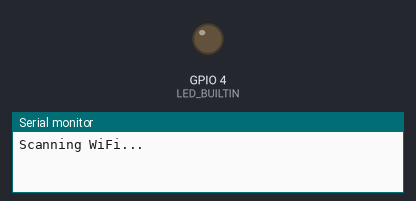
Bench run of a sketch on a simulated ESP32. Parts: output pins drawn as LEDs (lit = HIGH), the last lines printed to the serial monitor. WiFi joins after 1.5 s; servers stay silent unless stated; a WiFi scan finds three made-up networks.

Above: at 1.7 s.
At 23.7 s:
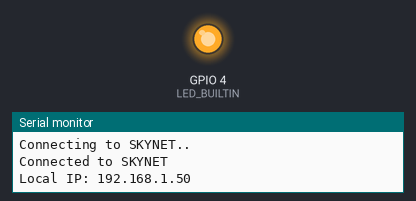
Timing chart, 0 to 25.2 s (numbered marks = the images above):
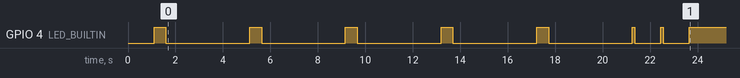

The sketch:

wifi.ino
```cpp
#include <WiFi.h>
#include "utils-wifi.h"

/*
WIFI_SCANNING: The LED blinks slowly (500 ms on/off).
WIFI_CONNECTING: The LED blinks quickly (100 ms on/off).
WIFI_CONNECTED: The LED is solid on.
WIFI_FAILED: The LED shows an error pattern (three quick flashes).
*/

/* const char targetSSID[] = "Neuralink";
const char targetPassword[] = "Neuron@2718"; */

const char targetSSID[] = "SKYNET";
const char targetPassword[] = "thehacker@678934";

void setup() {
  Serial.begin(115200);
  connectWifi(targetSSID, targetPassword);
}

void loop() {
  // If WiFi disconnects, try to reconnect.
  if (!isWifiConnected()) {
    Serial.println("\nWiFi disconnected. Reconnecting...");
    connectWifi(targetSSID, targetPassword);
  }
}
```

utils-wifi.cpp
```cpp
#include "utils-wifi.h"

void updateStatusLed(uint8_t state) {
  if (state == WIFI_SCANNING) {
    digitalWrite(LED_BUILTIN, HIGH);
    delay(500);
    digitalWrite(LED_BUILTIN, LOW);
    delay(500);
  } else if (state == WIFI_CONNECTING) {
    digitalWrite(LED_BUILTIN, HIGH);
    delay(100);
    digitalWrite(LED_BUILTIN, LOW);
    delay(100);
  } else if (state == WIFI_CONNECTED) {
    digitalWrite(LED_BUILTIN, HIGH);
  } else if (state == WIFI_FAILED) {
    for (int i = 0; i < 3; i++) {
      digitalWrite(LED_BUILTIN, HIGH);
      delay(100);
      digitalWrite(LED_BUILTIN, LOW);
      delay(100);
    }
    delay(500);
  }
}

IPAddress connectWifi(const char* SSID, const char* Password) {
  delay(1000);
  pinMode(LED_BUILTIN, OUTPUT);

  WiFi.mode(WIFI_STA);
  WiFi.disconnect();
  delay(100);

  int retry = 0;
  bool targetFound = false;

  Serial.println("\nScanning WiFi...");

  while (!targetFound && retry < MAX_RETRIES) {
    updateStatusLed(WIFI_SCANNING);
    int n = WiFi.scanNetworks();
    Serial.println("\nFound " + String(n) + " networks.");

    for (int i = 0; i < n; i++) {
      String ssid = WiFi.SSID(i);
      Serial.println(String(ssid) + " (" + String(WiFi.RSSI(i)) + " dBm)");
      if (ssid == SSID) {
        targetFound = true;
      }
      delay(10);
    }

    if (!targetFound) {
      Serial.println("\nTarget network not found.");
    }

    retry++;
    delay(1000);
  }

  Serial.print("\nConnecting to " + String(SSID));
  retry = 0;
  while (WiFi.status() != WL_CONNECTED && retry < MAX_RETRIES) {
    updateStatusLed(WIFI_CONNECTING);
    WiFi.begin(SSID, Password);
    Serial.print(".");
    retry++;
    delay(1000);
  }

  if (WiFi.status() == WL_CONNECTED) {
    Serial.println("\nConnected to " + String(SSID));
    Serial.println("Local IP: " + WiFi.localIP().toString());
    updateStatusLed(WIFI_CONNECTED);
  } else {
    Serial.println("\nConnection Failed to " + String(SSID));
    Serial.println("Error Code: " + String(WiFi.status()));
    updateStatusLed(WIFI_FAILED);
  }

  return WiFi.localIP();
}

bool isWifiConnected() {
  return WiFi.status() == WL_CONNECTED;
}
```

utils-wifi.h
```cpp
#ifndef UTILS_WIFI_H
#define UTILS_WIFI_H

#include <WiFi.h>

// Define LED pin
#define LED_BUILTIN 4

// Define WiFi states
#define WIFI_SCANNING 0
#define WIFI_CONNECTING 1
#define WIFI_CONNECTED 2
#define WIFI_FAILED 3

// Max retries for connection attempts
#define MAX_RETRIES 5

void updateStatusLed(uint8_t state);
IPAddress connectWifi(const char* SSID, const char* Password);
bool isWifiConnected(); // Function to check WiFi connection

#endif // UTILS_WIFI_H
```
